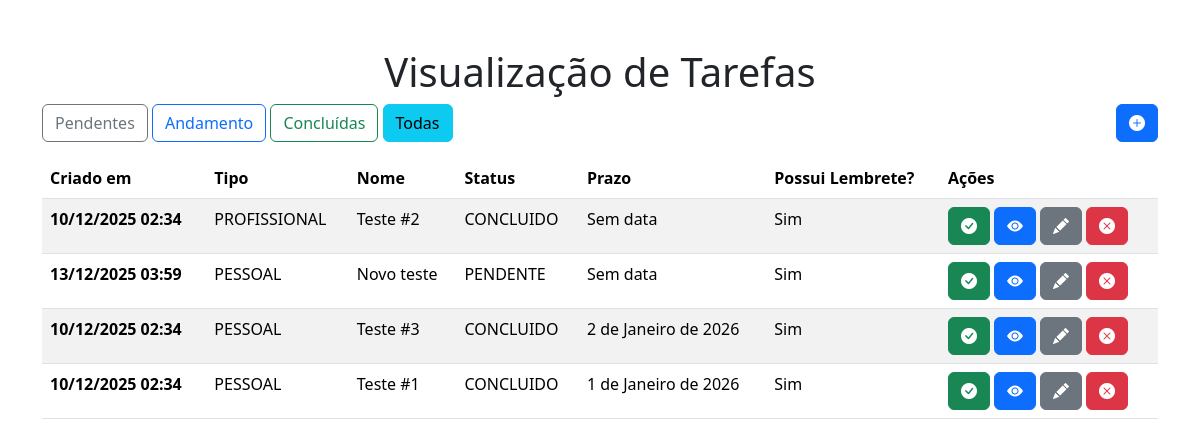
/tarefas/visualizar-tarefas/, run on an earlier commit of the app's database.
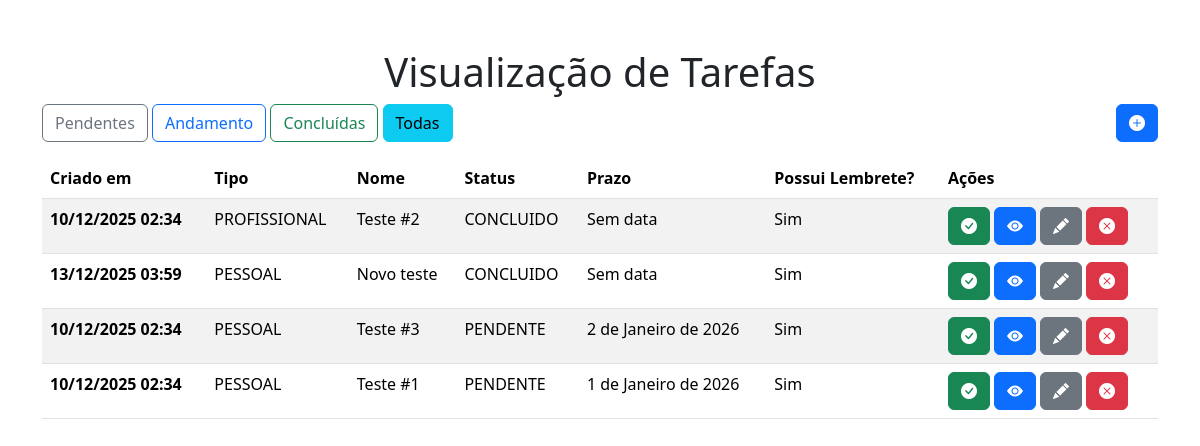
And on a later commit of the database.
### tarefas/models.py (models this page shows, shortened)
class Tarefa(models.Model):
    tipo = models.CharField(max_length=12, choices=TipoEnum.choices, default=TipoEnum.PESSOAL)
    criado_em = models.DateTimeField(auto_now_add=True)
    nome = models.CharField(max_length=120)
    prioridade =models.CharField(max_length=9, choices=PrioridadeEnum.choices, default=PrioridadeEnum.NORMAL)
    status = models.CharField(max_length=9, choices=StatusEnum.choices, default=StatusEnum.PENDENTE)
    concluido_em = models.DateTimeField(null=True, blank=True)
    prazo = models.DateField(null=True, blank=True)
    com_lembrete = models.BooleanField(default=True)
    criador = models.ForeignKey(CustomUser, on_delete=models.CASCADE, null=True, blank=True)

### tarefas/views.py (the view)
# urls.py: path('visualizar-tarefas/', views.visualizar_tarefas, name='visualizar_tarefas'),
def visualizar_tarefas(request):
    status = request.GET.get('status')
    tarefas = Tarefa.objects.annotate(
        tarefa_classificada = Case(
            When(prioridade=PrioridadeEnum.URGENTE, then=1),
            When(prioridade=PrioridadeEnum.NORMAL, then=2),
            When(prioridade=PrioridadeEnum.BAIXO, then=3),
            When(prazo__isnull=False, then=4),
            default=5,
            output_field=IntegerField()
        )
    ).order_by('tarefa_classificada', 'prazo')
    if status and (obter_string_status_enum(status) is not None):
        tarefas = tarefas.filter(status=obter_string_status_enum(status))
    else:
        status = 'todas'
    context = {
        'tarefas': tarefas,
        'form': TarefaForm(),
        'status': status
    }
    return render(request, 'tarefas/visualizar_tarefas.html', context=context)

### tarefas/templates/tarefas/visualizar_tarefas.html (shortened to what this page needs)
{% extends 'base.html' %}
{% block content %}
  <h1 class="text-center">Visualização de Tarefas</h1>
  <div class="botoes-de-acao d-flex justify-content-between">
    <div class="botoes-filtro">
      <a {% if request.GET.status == 'pendente' %}class="btn btn-secondary" {% else %}class="btn btn-outline-secondary"{% endif %} href="?status=pendente">Pendentes</a>
      <a {% if request.GET.status == 'andamento' %} class="btn btn-primary"{% else %} class="btn btn-outline-primary" {% endif %} href="?status=andamento">Andamento</a>
      <a {% if request.GET.status == 'concluido' %} class="btn btn-success" {% else %} class="btn btn-outline-success" {% endif %} href="?status=concluido">Concluídas</a>
      <a {% if status == 'todas' %} class="btn btn-info" {% else %} class="btn btn-outline-info" {% endif %} href="?status=todas">Todas</a>
    </div>
    <div class="botao-adicao">
      <a class="btn btn-primary" href="#" data-bs-toggle="modal" data-bs-target="#modalCriarTarefa"><i class="bi bi-plus-circle-fill"></i></a>
    </div>
  </div>
  <table class="table table-striped table-hover mt-3">
    <thead>
      <tr>
        <th scope="col">Criado em</th>
        <th scope="col">Tipo</th>
        <th scope="col">Nome</th>
        <th scope="col">Status</th>
        <th scope="col">Prazo</th>
        <th scope="col">Possui Lembrete?</th>
        <th scope="col">Ações</th>
      </tr>
    </thead>
    <tbody>
        {% for tarefa in tarefas %}
      <tr>
        <th scope="row">{{ tarefa.criado_em|date:"d/m/Y H:i" }}</th>
        <td>{{ tarefa.tipo }}</td>
        <td>{{ tarefa.nome }}</td>
        <td>{{ tarefa.status }}</td>
        <td>{{ tarefa.prazo|default:"Sem data" }}</td>
        <td>{% if tarefa.com_lembrete %}Sim{% else %}Não{% endif %}</td>
        <td >
            <div class="d-flex gap-1">
            <a href="{% url 'concluir_tarefa' tarefa.id %}" class="btn btn-success disable-on-submit">
              <i class="bi bi-check-circle-fill"></i>
            </a>
            <a href="#" class="btn btn-primary disable-on-submit" data-tarefa-id="{{ tarefa.id }}" data-bs-toggle="modal" data-bs-target="#modalVisualizacaoConfirmarAcao">
              <i class="bi bi-eye-fill"></i>
            </a>
            <a href="#" class="btn btn-secondary" data-tarefa-id="{{ tarefa.id }}" data-bs-toggle="modal" data-bs-target="#modalEdicaoTarefa">
              <i class="bi bi-pencil-fill"></i>
            </a>
            <a href="#" class="btn btn-danger disable-on-submit abrirModalExclusao" data-tarefa-id="{{ tarefa.id }}" data-bs-toggle="modal" data-bs-target="#modalVisualizacaoConfirmarAcao">
              <i class="bi bi-x-circle-fill"></i>
            </a>
            </div>
        </td>
      </tr>
      {% empty %}
      <tr>
        <td colspan=7 class="text-center">Não existem tarefas cadastradas com as especificações selecionadas</td>
      </tr>
      {% endfor %}
    </tbody>
  </table>
{% endblock %}

What changed in the data, as far as the page shows it:
changed Tarefa "Novo teste": status "PENDENTE" → "CONCLUIDO"
changed Tarefa "Teste #3": status "CONCLUIDO" → "PENDENTE"
changed Tarefa "Teste #1": status "CONCLUIDO" → "PENDENTE"
